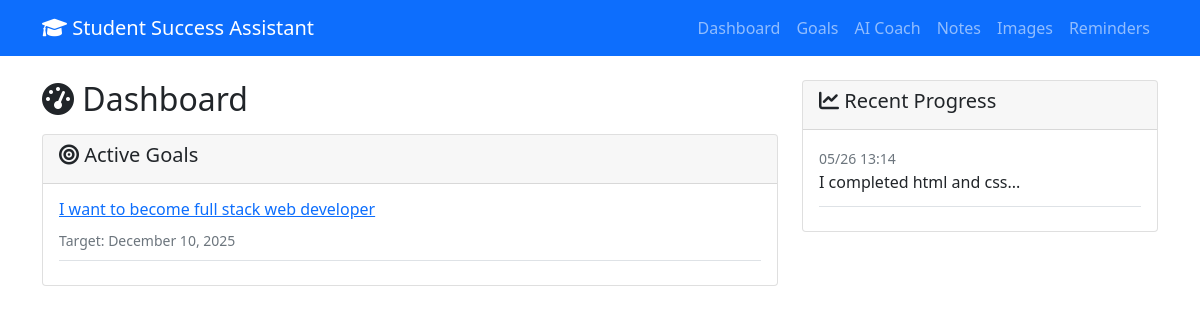
The page / on the database its author committed.
### app.py (models this page shows)
class Goal(db.Model):
    id = db.Column(db.Integer, primary_key=True)
    title = db.Column(db.String(200), nullable=False)
    description = db.Column(db.Text, nullable=False)
    target_date = db.Column(db.Date, nullable=False)
    created_at = db.Column(db.DateTime, default=datetime.utcnow)
    completed = db.Column(db.Boolean, default=False)
    progress_entries = db.relationship('ProgressEntry', backref='goal', lazy=True)
    reminders = db.relationship('Reminder', backref='goal', lazy=True)

class ProgressEntry(db.Model):
    id = db.Column(db.Integer, primary_key=True)
    goal_id = db.Column(db.Integer, db.ForeignKey('goal.id'), nullable=False)
    entry_text = db.Column(db.Text, nullable=False)
    timestamp = db.Column(db.DateTime, default=datetime.utcnow)
    progress_percentage = db.Column(db.Integer, default=0)

### app.py (the view)
@app.route('/')
def index():
    goals = Goal.query.filter_by(completed=False).all()
    recent_progress = ProgressEntry.query.order_by(ProgressEntry.timestamp.desc()).limit(5).all()
    return render_template('index.html', goals=goals, recent_progress=recent_progress)

### templates/index.html
{% extends "base.html" %}
{% block content %}
<div class="row">
    <div class="col-lg-8">
        <h2><i class="fas fa-tachometer-alt"></i> Dashboard</h2>
        <div class="card mt-3">
            <div class="card-header">
                <h5><i class="fas fa-bullseye"></i> Active Goals</h5>
            </div>
            <div class="card-body">
                {% if goals %}
                    {% for goal in goals %}
                    <div class="border-bottom pb-2 mb-2">
                        <h6><a href="{{ url_for('view_goal', goal_id=goal.id) }}">{{ goal.title }}</a></h6>
                        <small class="text-muted">Target: {{ goal.target_date.strftime('%B %d, %Y') }}</small>
                    </div>
                    {% endfor %}
                {% else %}
                    <p>No active goals. <a href="{{ url_for('add_goal') }}">Create your first goal!</a></p>
                {% endif %}
            </div>
        </div>
    </div>
    <div class="col-lg-4">
        <div class="card">
            <div class="card-header">
                <h5><i class="fas fa-chart-line"></i> Recent Progress</h5>
            </div>
            <div class="card-body">
                {% if recent_progress %}
                    {% for entry in recent_progress %}
                    <div class="border-bottom pb-2 mb-2">
                        <small class="text-muted">{{ entry.timestamp.strftime('%m/%d %H:%M') }}</small>
                        <p class="mb-1">{{ entry.entry_text[:100] }}...</p>
                    </div>
                    {% endfor %}
                {% else %}
                    <p>No progress entries yet.</p>
                {% endif %}
            </div>
        </div>
    </div>
</div>
{% endblock %}

### rows shown on the page
Goal: title "I want to become full stack web developer", target_date "December 10, 2025"
ProgressEntry: timestamp "05/26 13:14", entry_text "I completed html and css"
